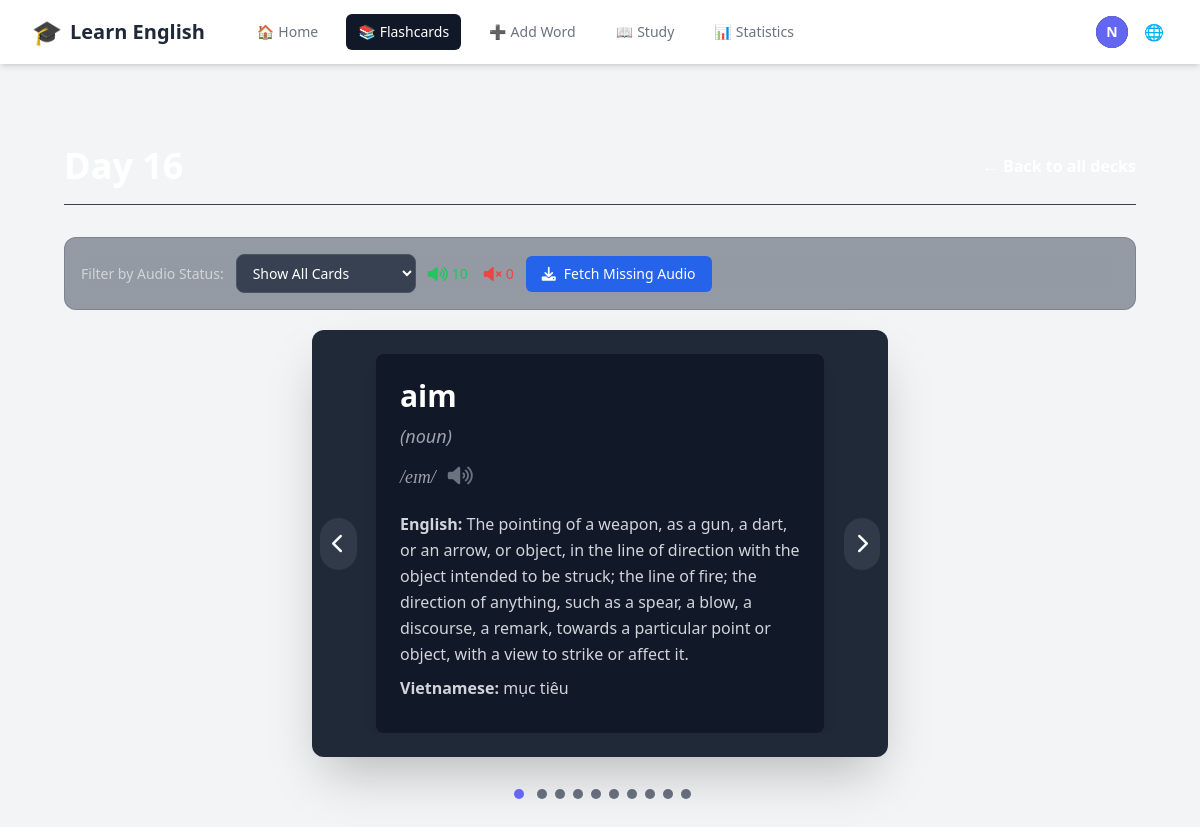
The page /en/decks/17/ (signed in) on the database its author committed.
### accounts/models.py (models this page shows, shortened)
class CustomUser(AbstractUser):
    email = models.EmailField(unique=True)
    username = None  # Remove username field
    USERNAME_FIELD = 'email'
    REQUIRED_FIELDS = []
    objects = CustomUserManager()

### vocabulary/models.py (models this page shows, shortened)
class Flashcard(models.Model):
    user = models.ForeignKey(settings.AUTH_USER_MODEL, on_delete=models.CASCADE, related_name='flashcards')
    deck = models.ForeignKey(Deck, on_delete=models.CASCADE, related_name='flashcards', null=True, blank=True)
    word = models.CharField(max_length=255)
    phonetic = models.CharField(max_length=100, blank=True, null=True, help_text="Phonetic transcription (e.g., /rɪˈzɪliənt/)")
    part_of_speech = models.CharField(max_length=50, blank=True, null=True)
    audio_url = models.URLField(max_length=500, blank=True, null=True)
    image = models.ImageField(upload_to='flashcard_images/', blank=True, null=True)
    related_image_url = models.URLField(max_length=500, blank=True, null=True, help_text="Auto-fetched related image URL")
    general_synonyms = models.TextField(blank=True, null=True, help_text="Comma-separated list of general synonyms")
    general_antonyms = models.TextField(blank=True, null=True, help_text="Comma-separated list of general antonyms")
    ease_factor = models.FloatField(default=2.5, help_text="SM-2 ease factor")
    repetitions = models.PositiveIntegerField(default=0, help_text="Number of successful reviews in a row")
    interval = models.PositiveIntegerField(default=0, help_text="Interval (days) until next review")
    next_review = models.DateField(default=timezone.now)
    last_reviewed = models.DateTimeField(blank=True, null=True)
    times_seen_today = models.PositiveIntegerField(default=0, help_text="Number of times seen today (reset daily)")
    last_seen_date = models.DateField(blank=True, null=True, help_text="Last date this card was shown")
    difficulty_score = models.FloatField(default=0.0, help_text="Difficulty score based on user performance")
    total_reviews = models.PositiveIntegerField(default=0, help_text="Total number of times reviewed")
    correct_reviews = models.PositiveIntegerField(default=0, help_text="Number of correct reviews")
    created_at = models.DateTimeField(auto_now_add=True)
    class Meta:
        ordering = ['word']
        unique_together = ['user', 'word']  # Một user không thể có từ trùng lặp

class Definition(models.Model):
    flashcard = models.ForeignKey(Flashcard, related_name='definitions', on_delete=models.CASCADE)
    english_definition = models.TextField()
    vietnamese_definition = models.TextField()
    definition_synonyms = models.TextField(blank=True, null=True, help_text="Comma-separated list of synonyms for this definition")
    definition_antonyms = models.TextField(blank=True, null=True, help_text="Comma-separated list of antonyms for this definition")

### vocabulary/views.py (the view)
# urls.py: path('decks/<int:deck_id>/', views.deck_detail, name='deck_detail'),
@login_required
def deck_detail(request, deck_id):
    try:
        deck = Deck.objects.get(id=deck_id, user=request.user)
        flashcards = Flashcard.objects.filter(deck=deck).prefetch_related('definitions')
        context = {
            'deck': deck,
            'flashcards': flashcards,
        }
        return render(request, 'vocabulary/deck_detail.html', context)
    except Deck.DoesNotExist:
        return redirect('deck_list')

### vocabulary/templates/vocabulary/deck_detail.html (shortened to what this page needs)
{% extends "base.html" %}
{% load static %}
{% block content %}
<div class="max-w-7xl mx-auto px-4 sm:px-6 lg:px-8 py-10">
    <div class="flex justify-between items-center mb-8 pb-4 border-b border-gray-700">
        <div class="flex items-center gap-4">
            <div id="deck-name-view" class="flex items-center gap-3">
                <h1 class="text-4xl font-extrabold text-white">{{ deck.name }}</h1>
            </div>
        </div>
        <a href="{% url 'deck_list' %}" class="text-primary-color hover:text-primary-color-dark font-semibold transition-colors duration-200">← {{ manual_texts.back_to_all_decks }}</a>
    </div>
    {% if flashcards %}
        <div class="audio-filter-controls">
            <label for="audio-filter">{{ manual_texts.filter_by_audio }}:</label>
            <select id="audio-filter">
                <option value="all">{{ manual_texts.show_all_cards }}</option>
            </select>
            <div class="audio-stats">
                <div class="stat-item has-audio">
                    <i class="fas fa-volume-up"></i>
                    <span id="cards-with-audio-count">0</span>
                </div>
                <div class="stat-item no-audio">
                    <i class="fas fa-volume-mute"></i>
                    <span id="cards-without-audio-count">0</span>
                </div>
            </div>
            <button id="fetch-missing-audio-btn" class="bg-blue-600 hover:bg-blue-700 text-white px-4 py-2 rounded-md text-sm font-medium transition-colors duration-200 flex items-center gap-2">
                <i class="fas fa-download"></i>
                {{ manual_texts.fetch_missing_audio }}
            </button>
        </div>
        <div id="carousel-container" class="relative w-full max-w-xl mx-auto overflow-hidden rounded-xl shadow-2xl bg-gray-800 p-6">
            <div id="carousel-slides" class="flex overflow-x-scroll no-scrollbar snap-x snap-mandatory" style="scroll-behavior: auto;">
                {% for card in flashcards %}
                    <div class="flex-shrink-0 snap-center" style="width: 100%;" data-card-id="{{ card.id }}">
                        <div class="card-view-mode word-item-tailwind p-6 bg-gray-900 rounded-lg shadow-lg w-full max-w-md mx-auto text-white flex flex-col items-start relative" data-has-audio="{% if card.audio_url %}true{% else %}false{% endif %}">
                            <div class="text-3xl font-bold mb-2">
                                <a href="https://dictionary.cambridge.org/dictionary/english/{{ card.word }}" target="_blank" class="hover:underline focus:outline-none focus:ring-2 focus:ring-primary-color focus:ring-offset-2 focus:ring-offset-gray-900">{{ card.word }}</a>
                            </div>
                            {% if card.part_of_speech %}
                                <div class="text-lg text-gray-400 mb-2 italic">({{ card.part_of_speech }})</div>
                            {% endif %}
                            {% if card.phonetic %}
                                <div class="text-lg text-gray-400 font-serif italic mb-4 flex items-center space-x-2">
                                    <span>{{ card.phonetic }}</span>
                                    {% if card.audio_url %}
                                        <button class="audio-icon-tailwind text-gray-500 hover:text-primary-color transition-colors duration-200" data-audio-url="{{ card.audio_url }}" title="{{ manual_texts.listen }}">
                                            <i class="fas fa-volume-up text-xl"></i>
                                        </button>
                                    {% endif %}
                                </div>
                            {% endif %}
                            {% for def in card.definitions.all %}
                                <div class="text-base text-gray-300 leading-relaxed mb-2">
                                    <span class="font-semibold text-primary-color">{{ manual_texts.english_label }}</span> {{ def.english_definition }}
                                </div>
                                <div class="text-base text-gray-300 leading-relaxed mb-2">
                                    <span class="font-semibold text-primary-color">{{ manual_texts.vietnamese_label }}</span> {{ def.vietnamese_definition }}
                                </div>
                            {% endfor %}
                        </div>
                    </div>
                {% endfor %}
            </div>
            <button id="prevBtn" class="absolute top-1/2 left-2 -translate-y-1/2 bg-gray-700 bg-opacity-75 text-white p-3 rounded-full hover:bg-opacity-100 transition-all duration-200 z-10 focus:outline-none focus:ring-2 focus:ring-primary-color focus:ring-offset-2 focus:ring-offset-gray-800">
                <i class="fas fa-chevron-left text-xl"></i>
            </button>
            <button id="nextBtn" class="absolute top-1/2 right-2 -translate-y-1/2 bg-gray-700 bg-opacity-75 text-white p-3 rounded-full hover:bg-opacity-100 transition-all duration-200 z-10 focus:outline-none focus:ring-2 focus:ring-primary-color focus:ring-offset-2 focus:ring-offset-gray-800">
                <i class="fas fa-chevron-right text-xl"></i>
            </button>
        </div>
        <div id="pagination-dots" class="text-center mt-6 space-x-2"></div>
    {% else %}
        <p class="text-gray-400 text-center text-lg mt-10">{{ manual_texts.this_deck_empty }} <a href="{% url 'add_flashcard' %}" class="text-primary-color hover:underline">{{ manual_texts.add_some_cards }}</a></p>
    {% endif %}
</div>
{% endblock %}

### vocabulary/templates/base.html (shortened to what this page needs)
{% load i18n %}
{% load static %}
<!DOCTYPE html>
<html lang="{{ LANGUAGE_CODE }}">
  <head>
    <script src="https://cdn.tailwindcss.com"></script>
    <link rel="stylesheet" type="text/css" href="{% static 'css/main.css' %}">
    <link rel="stylesheet" href="https://cdnjs.cloudflare.com/ajax/libs/font-awesome/6.0.0-beta3/css/all.min.css">
  </head>
  <body class="bg-gray-100 dark:bg-gray-900">
    <nav class="bg-white dark:bg-gray-800 shadow-md">
        <div class="max-w-7xl mx-auto px-4 sm:px-6 lg:px-8">
            <div class="flex items-center justify-between h-16">
                <div class="flex items-center">
                    <a href="{% if user.is_authenticated %}{% url 'dashboard' %}{% else %}{% url 'account_login' %}{% endif %}" class="flex-shrink-0 flex items-center space-x-2">
                        <span class="text-2xl">🎓</span>
                        <span class="text-xl font-bold text-gray-800 dark:text-white">{{ manual_texts.learn_english }}</span>
                    </a>
                    <div class="hidden md:block">
                        <div class="ml-10 flex items-baseline space-x-4">
                            {% if user.is_authenticated %}
                                <a href="{% url 'dashboard' %}" class="{% if request.resolver_match.url_name == 'dashboard' %}bg-gray-900 text-white{% else %}text-gray-500 dark:text-gray-300 hover:bg-gray-700 hover:text-white{% endif %} px-3 py-2 rounded-md text-sm font-medium flex items-center space-x-1">
                                    <span class="nav-icon">🏠</span>
                                    <span>{{ manual_texts.home }}</span>
                                </a>
                                <a href="{% url 'deck_list' %}" class="{% if request.resolver_match.url_name == 'deck_list' or request.resolver_match.url_name == 'deck_detail' %}bg-gray-900 text-white{% else %}text-gray-500 dark:text-gray-300 hover:bg-gray-700 hover:text-white{% endif %} px-3 py-2 rounded-md text-sm font-medium flex items-center space-x-1">
                                    <span class="nav-icon">📚</span>
                                    <span>{{ manual_texts.flashcards }}</span>
                                </a>
                                <a href="{% url 'add_flashcard' %}" class="{% if request.resolver_match.url_name == 'add_flashcard' %}bg-gray-900 text-white{% else %}text-gray-500 dark:text-gray-300 hover:bg-gray-700 hover:text-white{% endif %} px-3 py-2 rounded-md text-sm font-medium flex items-center space-x-1">
                                    <span class="nav-icon">➕</span>
                                    <span>{{ manual_texts.add_word }}</span>
                                </a>
                                <a href="{% url 'study' %}" class="{% if request.resolver_match.url_name == 'study' %}bg-gray-900 text-white{% else %}text-gray-500 dark:text-gray-300 hover:bg-gray-700 hover:text-white{% endif %} px-3 py-2 rounded-md text-sm font-medium flex items-center space-x-1">
                                    <span class="nav-icon">📖</span>
                                    <span>{{ manual_texts.study }}</span>
                                </a>
                                <a href="{% url 'statistics' %}" class="{% if request.resolver_match.url_name == 'statistics' %}bg-gray-900 text-white{% else %}text-gray-500 dark:text-gray-300 hover:bg-gray-700 hover:text-white{% endif %} px-3 py-2 rounded-md text-sm font-medium flex items-center space-x-1">
                                    <span class="nav-icon">📊</span>
                                    <span>{{ manual_texts.statistics }}</span>
                                </a>
                            {% endif %}
                        </div>
                    </div>
                </div>
                <div class="hidden md:block">
                    <div class="ml-4 flex items-center md:ml-6">
                        {% if user.is_authenticated %}
                            <div class="ml-3 relative">
                                <div>
                                    <button type="button" id="user-toggle" class="max-w-xs bg-gray-800 rounded-full flex items-center text-sm focus:outline-none focus:ring-2 focus:ring-offset-2 focus:ring-offset-gray-800 focus:ring-white" aria-expanded="false" aria-haspopup="true">
                                        <div class="h-8 w-8 rounded-full bg-indigo-500 flex items-center justify-center text-white font-bold">
                                            {{ user.email|slice:":1"|upper }}
                                        </div>
                                    </button>
                                </div>
                            </div>
                        {% endif %}
                        <div class="ml-3 relative">
                            <div>
                                <button type="button" id="lang-toggle" class="bg-white dark:bg-gray-800 p-1 rounded-full text-gray-400 dark:text-gray-300 hover:text-gray-500 dark:hover:text-white focus:outline-none focus:ring-2 focus:ring-offset-2 focus:ring-offset-gray-800 focus:ring-white">
                                    <span class="nav-icon">🌐</span>
                                </button>
                            </div>
                        </div>
                    </div>
                </div>
            </div>
        </div>
    </nav>
    <main class="py-10">
      <div class="max-w-7xl mx-auto px-4 sm:px-6 lg:px-8">
        {% block content %}{% endblock %}
      </div>
    </main>
  </body>
</html>

### static/css/main.css (style rules this page uses)
* { margin: 0; padding: 0; box-sizing: border-box; }
body { background: #18182f; color: #fff; font-family: "Segoe UI", Tahoma, Geneva, Verdana, sans-serif; line-height: 1.6; min-height: 100vh; }
.no-scrollbar { -ms-overflow-style: none; scrollbar-width: none; }
.audio-icon-tailwind { transition: all 0.3s ease; border-radius: 50%; padding: 4px; }
.audio-filter-controls { display: flex; align-items: center; gap: 12px; margin-bottom: 20px; padding: 16px; background: rgba(55, 65, 81, 0.5); border-radius: 12px; backdrop-filter: blur(8px); border: 1px solid rgba(75, 85, 99, 0.3); }
.audio-filter-controls label { color: #d1d5db; font-weight: 500; font-size: 0.875rem; }
.audio-filter-controls select { background: #374151; border: 1px solid #4b5563; border-radius: 8px; color: white; padding: 8px 12px; font-size: 0.875rem; min-width: 180px; }
.audio-stats { display: flex; align-items: center; gap: 16px; font-size: 0.875rem; color: #9ca3af; }
.audio-stats .stat-item { display: flex; align-items: center; gap: 4px; }
.audio-stats .stat-item i { font-size: 1rem; }
.audio-stats .stat-item.has-audio { color: #22c55e; }
.audio-stats .stat-item.no-audio { color: #ef4444; }
#fetch-missing-audio-btn { position: relative; overflow: hidden; }

### vocabulary/templates/base.html (style rules this page uses)
:root { --primary-color: #6a6cff; --primary-color-dark: #5859d8; --background-main: #f3f4f6; --background-secondary: #ffffff; --background-light: #ffffff; --text-main: #1f2937; --text-muted: #6b7280; --border-color: #e5e7eb; --card-background: var(--background-secondary); --card-border-color: var(--border-color); --card-text-main: var(--text-main); --card-text-muted: var(--text-muted); --card-shadow: 0 1px 3px 0 rgba(0, 0, 0, 0.1), 0 1px 2px 0 rgba(0, 0, 0, 0.06); --card-shadow-hover: 0 4px 6px -1px rgba(0, 0, 0, 0.1), 0 2px 4px -1px rgba(0, 0, 0, 0.06); }

### rows shown on the page
CustomUser: email "N"
Flashcard: word "aim", part_of_speech "noun", phonetic "/eɪm/"
Definition: english_label "English:", english_definition "The pointing of a weapon, as a gun, a dart, or an arrow, or object, in the line of direction with the object intended to be struck; the line of fire; the direction of anything, such as a spear, a blow, a discourse, a remark, towards a particular point or object, with a view to strike or affect it.", vietnamese_label "Vietnamese:", vietnamese_definition "mục tiêu"

### other values the page prints
{{ manual_texts.learn_english }} "Learn English"
{{ manual_texts.home }} "Home"
{{ manual_texts.flashcards }} "Flashcards"
{{ manual_texts.add_word }} "Add Word"
{{ manual_texts.study }} "Study"
{{ manual_texts.statistics }} "Statistics"
{{ manual_texts.filter_by_audio }} "Filter by Audio Status"
{{ manual_texts.fetch_missing_audio }} "Fetch Missing Audio"
form field value "Show All Cards"
